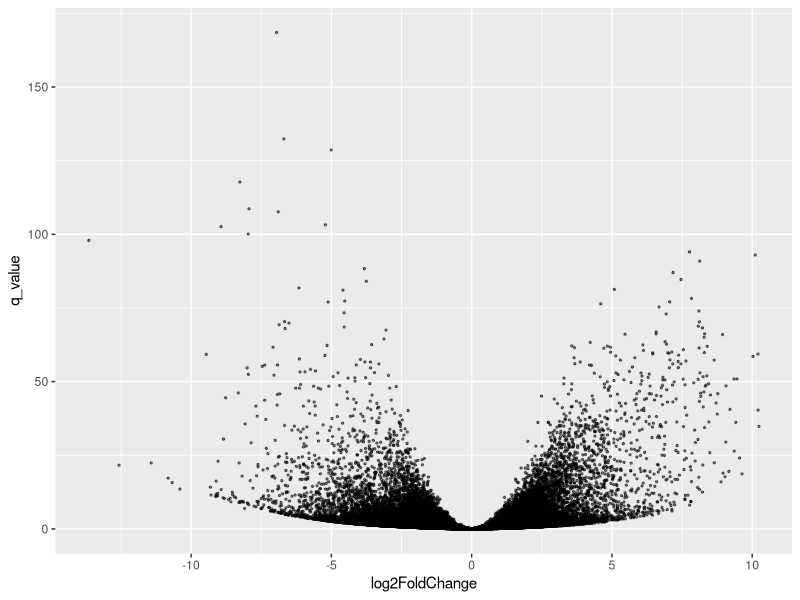
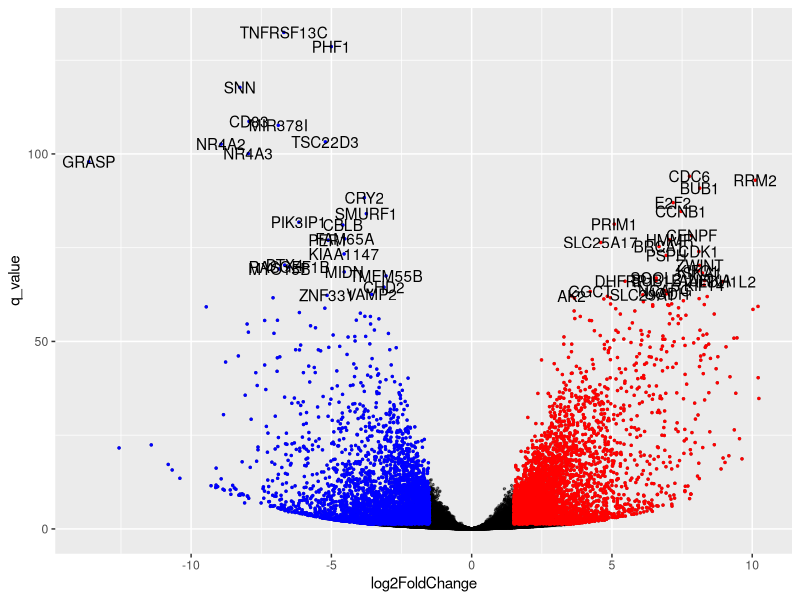
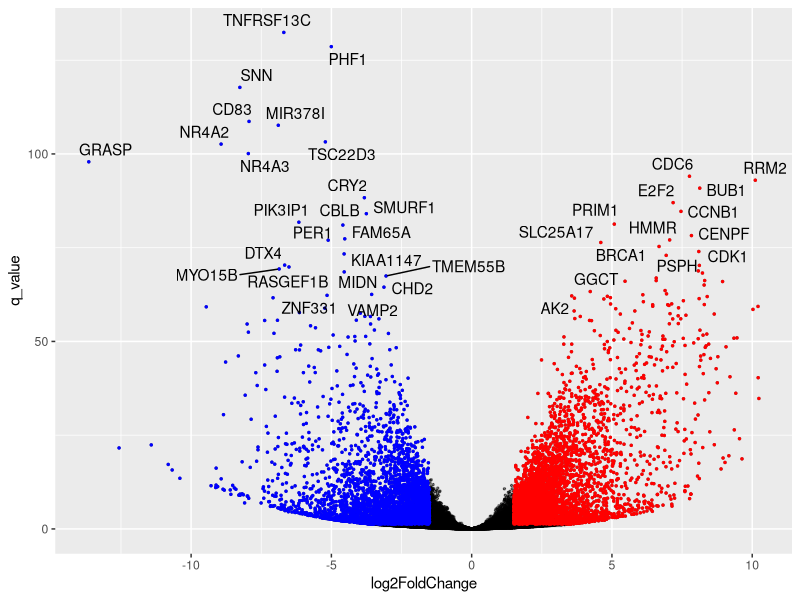
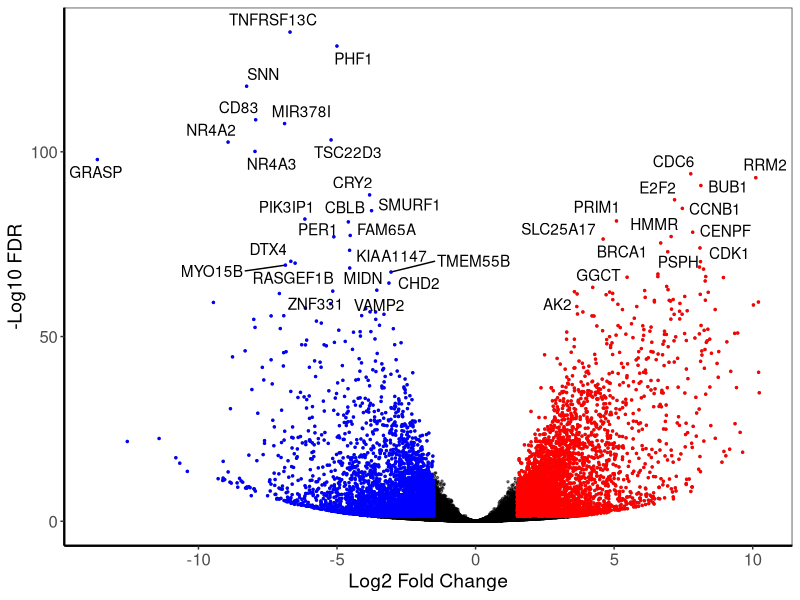

The R script that drew these images, in order:
## ---- chunk 1
library(dplyr)
library(ggplot2)
library(ggrepel)
library(ggpubr)


data(diff_express)
diff_express -> dge_results

rm(diff_express)
## ---- chunk 2
head(dge_results)
dim(dge_results)
## ---- chunk 3
library(dplyr)
library(tibble)
dge_results <- 
  dge_results %>%                                 # take dge_results variable
  data.frame %>%                                  # convert to a data frame 
  tibble::rownames_to_column(var = 'ENSEMBL_id')  # create a new column with the row names
## ---- chunk 4
head(dge_results)   # look at the first 5 rows
## ---- chunk 5
dge_results$q_value <- log10(dge_results$padj) * -1  

# or 

dge_results <- mutate(dge_results, q_value = log10(padj)* -1)
## ---- chunk 6
library(ggplot2)

ggplot(data = dge_results,                       # stipulate data frame where data is 
       aes(x = log2FoldChange, y = q_value) ) +  # set the aeshetics for the plot 
  geom_point(size = 0.5, alpha = 0.5)            # add geoemetry to plotting framework
## ---- chunk 7
dge_results <- 
  dge_results %>% 
  mutate(significant_q = ifelse(q_value >= 1.30103, 1, 0 ))
## ---- chunk 8
dge_results %>% count(significant_q)
## ---- chunk 9
dge_results %>% 
  arrange(desc(q_value)) %>% 
  slice(1:50)
## ---- chunk 10
dge_results <- 
  dge_results %>% 
  filter(name != "") %>%  # remove the rows where the name is blank
  arrange(desc(q_value))
## ---- chunk 11
head(dge_results)
## ---- chunk 12
upregulated_genes <-
  dge_results %>% 
  filter(significant_q == 1) %>%   # filter rows with signiificant q values
  filter(log2FoldChange >= 1.5)    # filter rows with fold change above or equal to threshold

downregulated_genes <-
  dge_results %>% 
  filter(significant_q == 1) %>% 
  filter(log2FoldChange < -1.5)

dim(upregulated_genes)
dim(downregulated_genes)
## ---- chunk 13
top_50 <- 
  dge_results %>% 
  filter(significant_q == 1) %>% 
  arrange(desc(q_value)) %>% 
  slice(1:50)
## ---- chunk 14

ggplot(data = dge_results, 
       aes(x = log2FoldChange, y = q_value)
      ) + 
  geom_point(size = 0.5, alpha = 0.5) +   # this gives us the same as before
  geom_point(data = upregulated_genes, aes(x = log2FoldChange, y = q_value), 
             size = 0.5, colour = 'red') +   # re-draws the 
  geom_point(data = downregulated_genes, aes(x = log2FoldChange, y = q_value), 
             size = 0.5, colour = 'blue') +
  geom_text(data = top_50, aes(x = log2FoldChange, y = q_value, label = name) )
  
## ---- chunk 15

ggplot(data = dge_results, 
       aes(x = log2FoldChange, y = q_value)
      ) + 
  geom_point(size = 0.5, alpha = 0.5) +   # this gives us the same as before
  geom_point(data = upregulated_genes, aes(x = log2FoldChange, y = q_value), 
             size = 0.5, colour = 'red') +  # re-draws data points from upregulated genes data frame, colroiing them red
  geom_point(data = downregulated_genes, aes(x = log2FoldChange, y = q_value), 
             size = 0.5, colour = 'blue') + # re-draws data points from downregulated genes data frame, colroiing them blue
  geom_text_repel(data = top_50, aes(x = log2FoldChange, y = q_value, label = name) )
  # uses the name column from the top_50 data frame to add text labels to the plot
## ---- chunk 16

ggplot(data = dge_results, 
       aes(x = log2FoldChange, y = q_value)
      ) + 
  geom_point(size = 0.5, alpha = 0.5) +   # this gives us the same as before
  geom_point(data = upregulated_genes, aes(x = log2FoldChange, y = q_value), 
             size = 0.5, colour = 'red') +
  geom_point(data = downregulated_genes, aes(x = log2FoldChange, y = q_value), 
             size = 0.5, colour = 'blue') +
  geom_text_repel(data = top_50, aes(x = log2FoldChange, y = q_value, label = name) ) + 
  
  labs(x = "Log2 Fold Change", y = "-Log10 FDR") + # axis labels, takes text strings
  theme_bw() +          # removes the background and other bits, keeps the frame
  theme(panel.grid = element_blank(),     # removes all gridlines
        axis.line = element_line(size = 0.8), # makes the axis line bolder
        axis.text = element_text(size = 12),   # increase font size of the axis markers
        axis.title = element_text(size  = 14))  # increase font size of the axis labels
  
